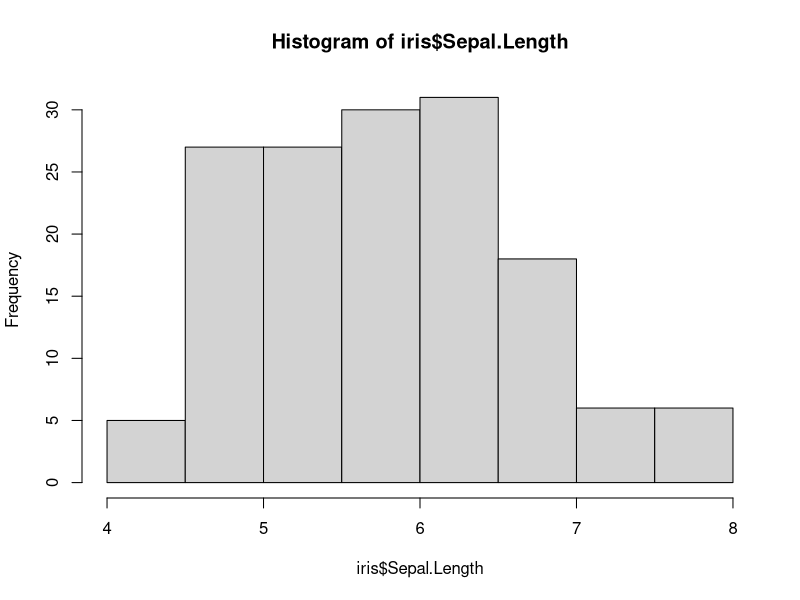
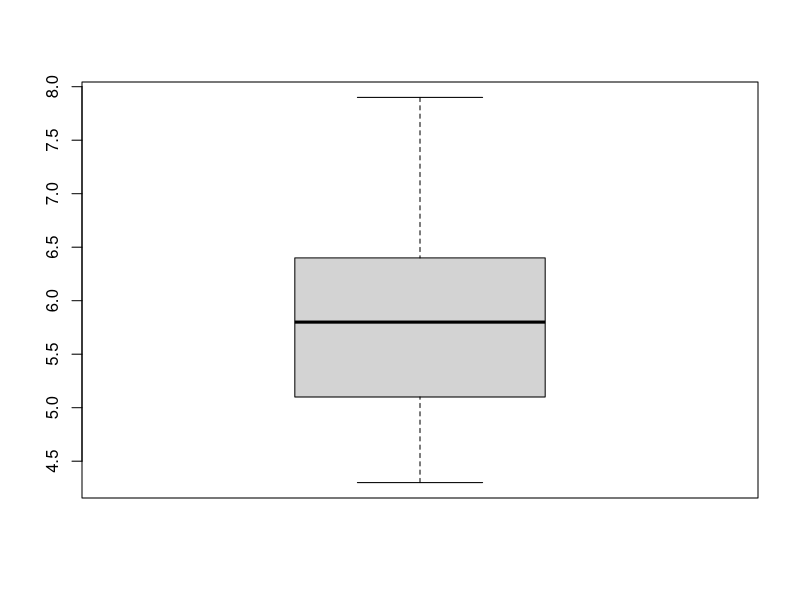
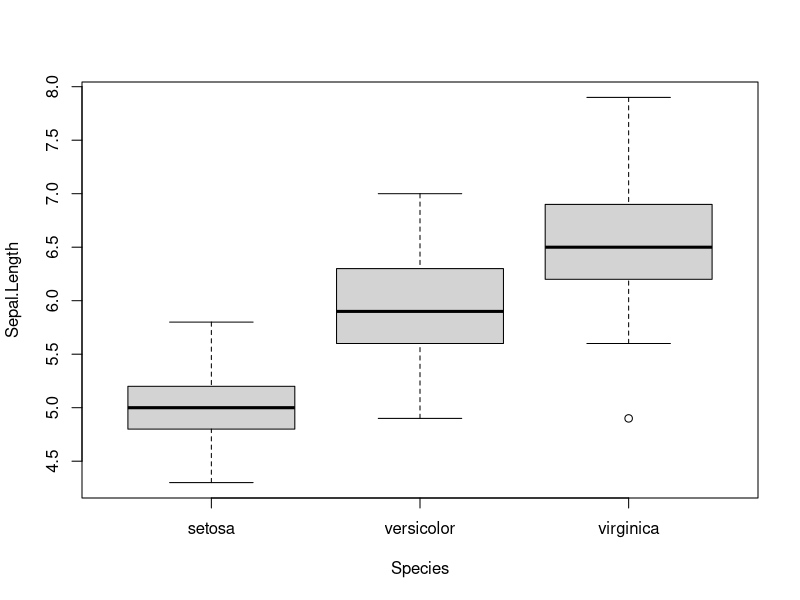
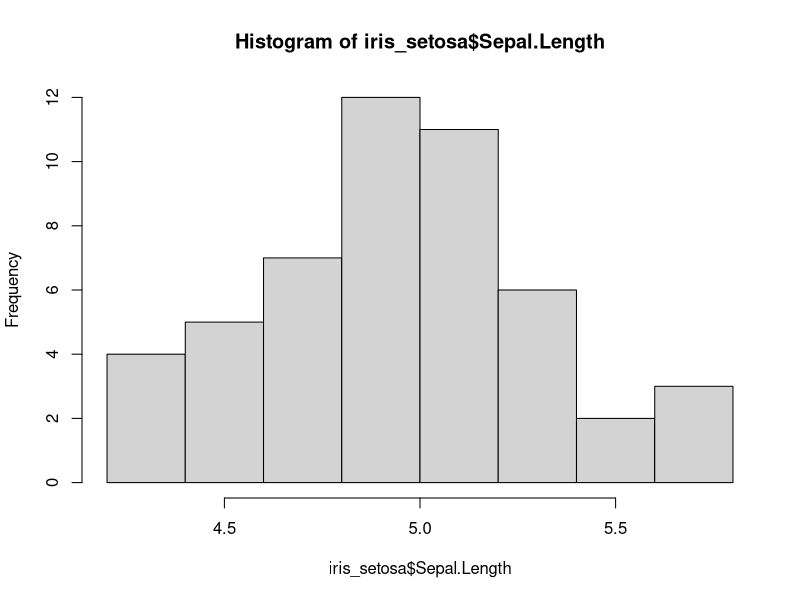
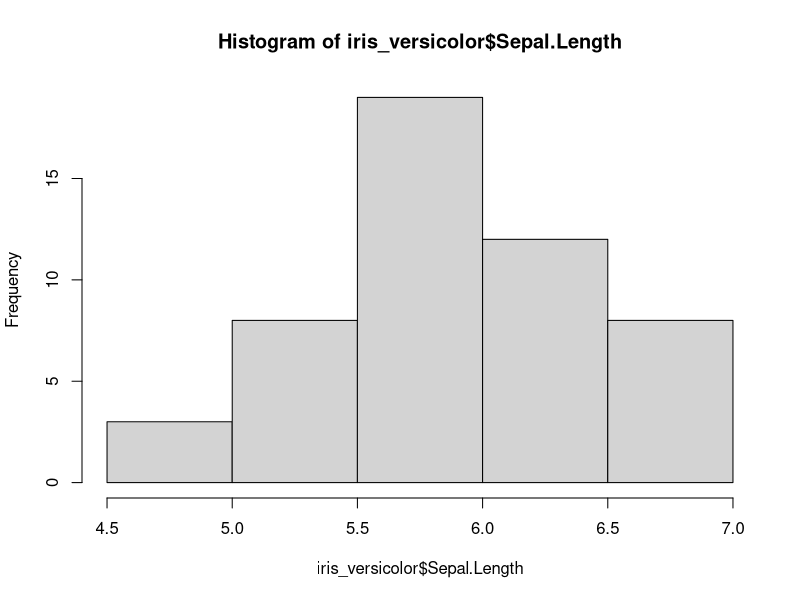
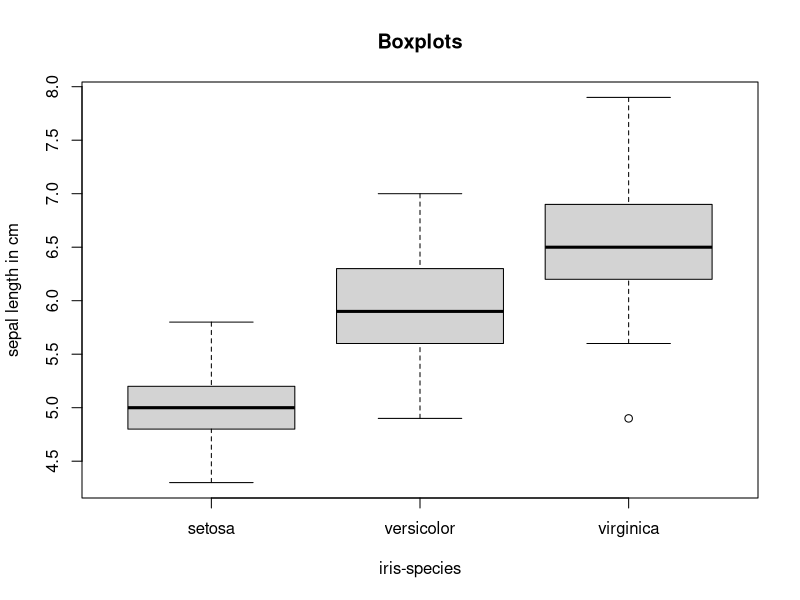
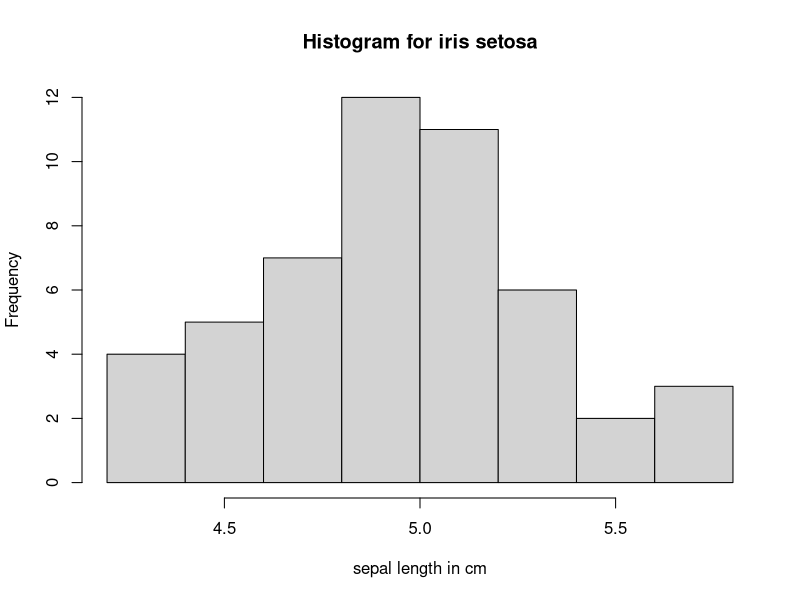

Write R code to recreate these figures, in order.
###########################################################
# An Introduction to Statistical Analysis of Big Data in R
## 2025 Boot Camp - 25th September
## by Hannah Götsch (hannah.goetsch@uni-tuebingen.de)
###########################################################

data ("iris") # Load built-in dataset

# iris dataset gives the measurements in centimeters of the variables 
# sepal length, sepal width, petal length and petal width, 
# for 50 flowers from each of 3 species of iris: 
# Iris setosa, versicolor, and virginica.

head(iris) # Inspect the dataset

# Summary statistics in basic R
mean(iris$Sepal.Length)
median(iris$Sepal.Length)
sd(iris$Sepal.Length)
var(iris$Sepal.Length)
summary(iris$Sepal.Length)

# Visual summaries in basic R
hist(iris$Sepal.Length)
     #breaks = 20,
     #main="Histogram of sepal length",
     #xlab="sepal length in cm")
boxplot(iris$Sepal.Length)
boxplot(Sepal.Length ~ Species, data=iris)

# One-Sample t-test
?t.test()
iris_setosa <- iris[iris$Species == "setosa",]
t.test(iris_setosa$Sepal.Length, mu=mean(iris$Sepal.Length))
iris_versicolor <- iris[iris$Species == "versicolor",]
t.test(iris_versicolor$Sepal.Length, mu=mean(iris$Sepal.Length))

# Two-Sample t-test
hist(iris_setosa$Sepal.Length)
shapiro.test(iris_setosa$Sepal.Length) # check normal distribution
hist(iris_versicolor$Sepal.Length)
shapiro.test(iris_versicolor$Sepal.Length) # check normal distribution
t.test(Sepal.Length ~ Species, data=iris[iris$Species %in% c("setosa","versicolor"),])

###########################################################

boxplot(Sepal.Length ~ Species, data=iris, 
        main="Boxplots",
        ylab="sepal length in cm",
        xlab="iris-species")

hist(iris_setosa$Sepal.Length,
     main="Histogram for iris setosa",
     xlab="sepal length in cm")
